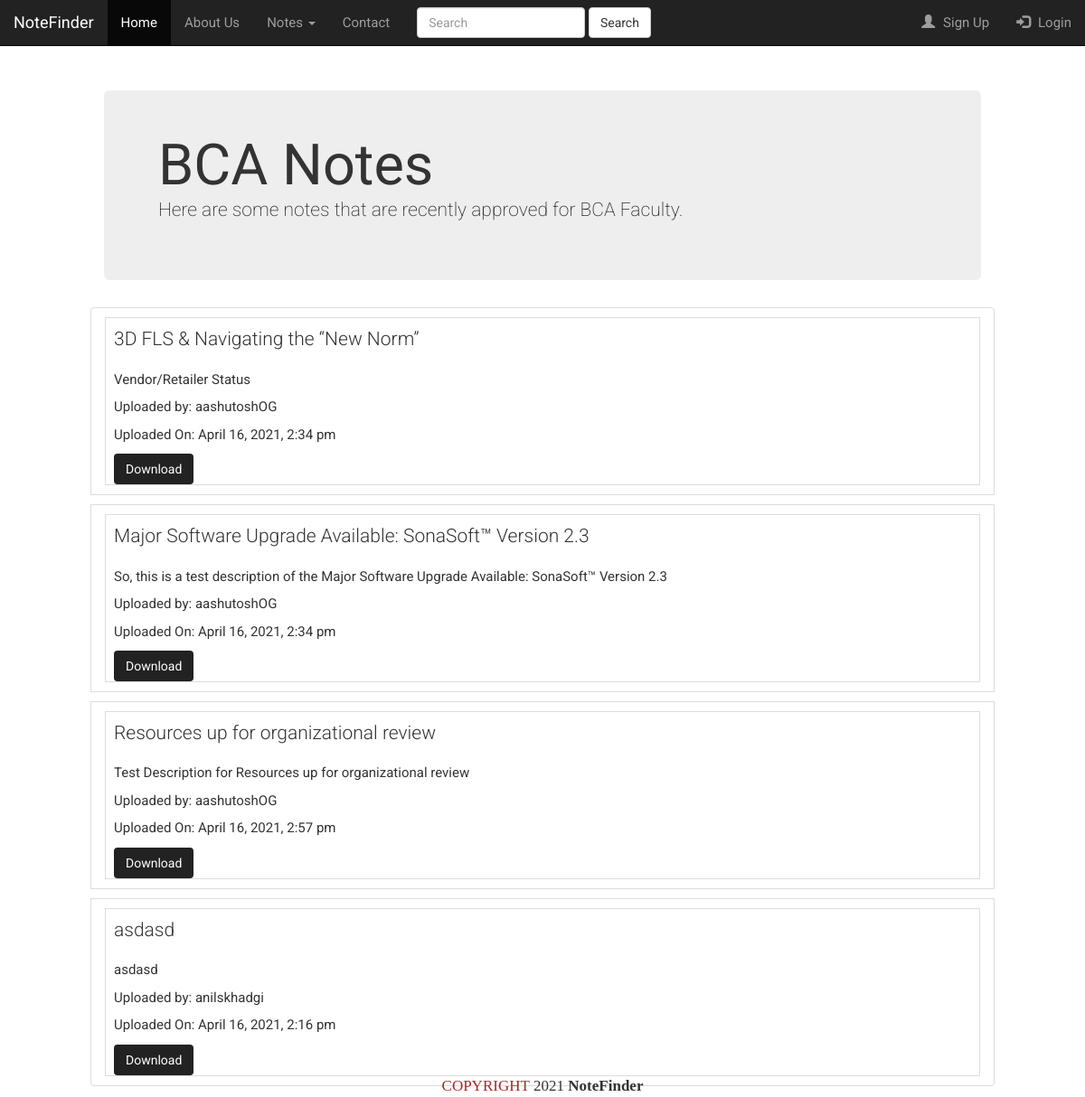
Page /notes.php?faculty=BCA on the committed database.
### tables this page shows
CREATE TABLE `uploads` (
  `file_id` int(11) NOT NULL,
  `file_name` varchar(225) NOT NULL,
  `file_description` text NOT NULL,
  `file_type` varchar(225) NOT NULL,
  `file_uploader` varchar(225) NOT NULL,
  `file_uploaded_on` timestamp NOT NULL DEFAULT current_timestamp() ON UPDATE current_timestamp(),
  `file_uploaded_to` varchar(225) NOT NULL,
  `file` varchar(225) NOT NULL,
  `status` varchar(225) NOT NULL DEFAULT 'not approved yet'
);

### notes.php (the view, shortened to what this page needs)
<?php include 'includes/header.php';?>
<?php include 'includes/navbar.php';?>
<?php
if (isset($_GET)) {
	$faculty = $_GET['faculty'];
}
 ?>
<div class="container">
  <div class="jumbotron">
    <h1><?php echo $faculty; ?> Notes</h1>
    <p>Here are some notes that are recently approved for <?php echo $faculty; ?> Faculty.</p>
  </div>
 <div id="products" class="row list-group">
       <?php
                $query = "SELECT * FROM uploads WHERE file_uploaded_to = '$faculty' ORDER BY file_id DESC ";
$run_query = mysqli_query($conn, $query) or die(mysqli_error($conn));
if (mysqli_num_rows($run_query) > 0) {
while ($row = mysqli_fetch_array($run_query)) {
    $file_name = $row['file_name'];
    $file_description = $row['file_description'];
    $file_uploader = $row['file_uploader'];
    $file_uploaded_date = date("F j, Y, g:i a",strtotime($row['file_uploaded_on']));
    $file = $row['file'];
    ?>
        <div class="item  col-xs-4 col-lg-4 list-group-item">
            <div class="thumbnail">
                <div class="caption">
                    <h3 class="group inner list-group-item-heading">
                        <p class="lead"><?php echo $file_name; ?></p></h3>
                    <p class="group inner list-group-item-text">
                      <?php echo $file_description; ?>
                        </p>
                        <p class="group inner list-group-item-text">
                      Uploaded by: <?php echo $file_uploader; ?>
                        </p>
                        <p class="group inner list-group-item-text">
                        Uploaded On: <?php echo $file_uploaded_date; ?>
                        </p>
                    <div class="row">
                        <div class="col-xs-12 col-md-6">
                            <a class="btn download-btn" href="dashboard/allfiles/<?php echo $file; ?>">Download</a>
                        </div>
                    </div>
                </div>
            </div>
        </div>
<?php
}
}
else {
    echo "<script>alert('No Notes yet! Start uploading now');
    window.location.href= 'index.php';</script>";
}
                 ?>
</div>
</div>
<?php include 'includes/footer.php';?>
</body>
</html>

### css/cms-home.css (style rules this page uses)
body { padding-top: 70px; }

### css/demo.css (style rules this page uses)
body,div,dl,dt,dd,ul,ol,li,h1,h2,h3,h4,h5,h6,pre,form,fieldset,input,textarea,p,blockquote,th,td { margin:0; padding:0; }
html,body { margin:50px; padding:0; height: 100%; }
h1,h2,h3,h4,h5,h6 { font-size:100%; font-weight:normal; }
body { font-family: Cambria, Palatino, "Palatino Linotype", "Palatino LT STD", Georgia, serif; background:url(images/bgnoise_lg.png); font-weight: 400; font-size: 15px; overflow-y: scroll; }
a { color: #333; text-decoration: none; }
.container { margin: margin: 0px 20px 10px 20px; width: 100%; height: 100%; position: relative; }

### css/loginstyle.css (style rules this page uses)
body { background: url(https://dl.dropboxusercontent.com/u/23299152/Wallpapers/wallpaper-22705.jpg) no-repeat center center fixed; -webkit-background-size: cover; -moz-background-size: cover; -o-background-size: cover; background-size: cover; font-family: 'Roboto', sans-serif; }

### notes.php (style rules this page uses)
.download-btn { background-color:#222222; color: white; }
.thumbnail { margin-bottom: 20px; padding: 0px; -webkit-border-radius: 0px; -moz-border-radius: 0px; border-radius: 0px; }
.item.list-group-item { float: none; width: auto; background-color: #fff; margin-bottom: 10px; }
.item.list-group-item .thumbnail { margin-bottom: 0px; }
.item.list-group-item .caption { padding: 9px 9px 0px 9px; }
.item.list-group-item:before, .item.list-group-item:after { display: table; content: " "; }
.item.list-group-item:after { clear: both; }
.list-group-item-text { margin: 0 0 11px; }

### rows in the picture
uploads: file_name "3D FLS & Navigating the “New Norm”", file_description "Vendor/Retailer Status", file_uploader "aashutoshOG", file_uploaded_on "April 16, 2021, 2:34 pm"
uploads: file_name "Major Software Upgrade Available: SonaSoft™ Version 2.3", file_description "So, this is a test description of the Major Software Upgrade Available: SonaSoft™ Version 2.3", file_uploader "aashutoshOG", file_uploaded_on "April 16, 2021, 2:34 pm"
uploads: file_name "Resources up for organizational review", file_description "Test Description for Resources up for organizational review", file_uploader "aashutoshOG", file_uploaded_on "April 16, 2021, 2:57 pm"
uploads: file_name "asdasd", file_description "asdasd", file_uploader "anilskhadgi", file_uploaded_on "April 16, 2021, 2:16 pm"

### other values in the picture
$faculty "BCA"
